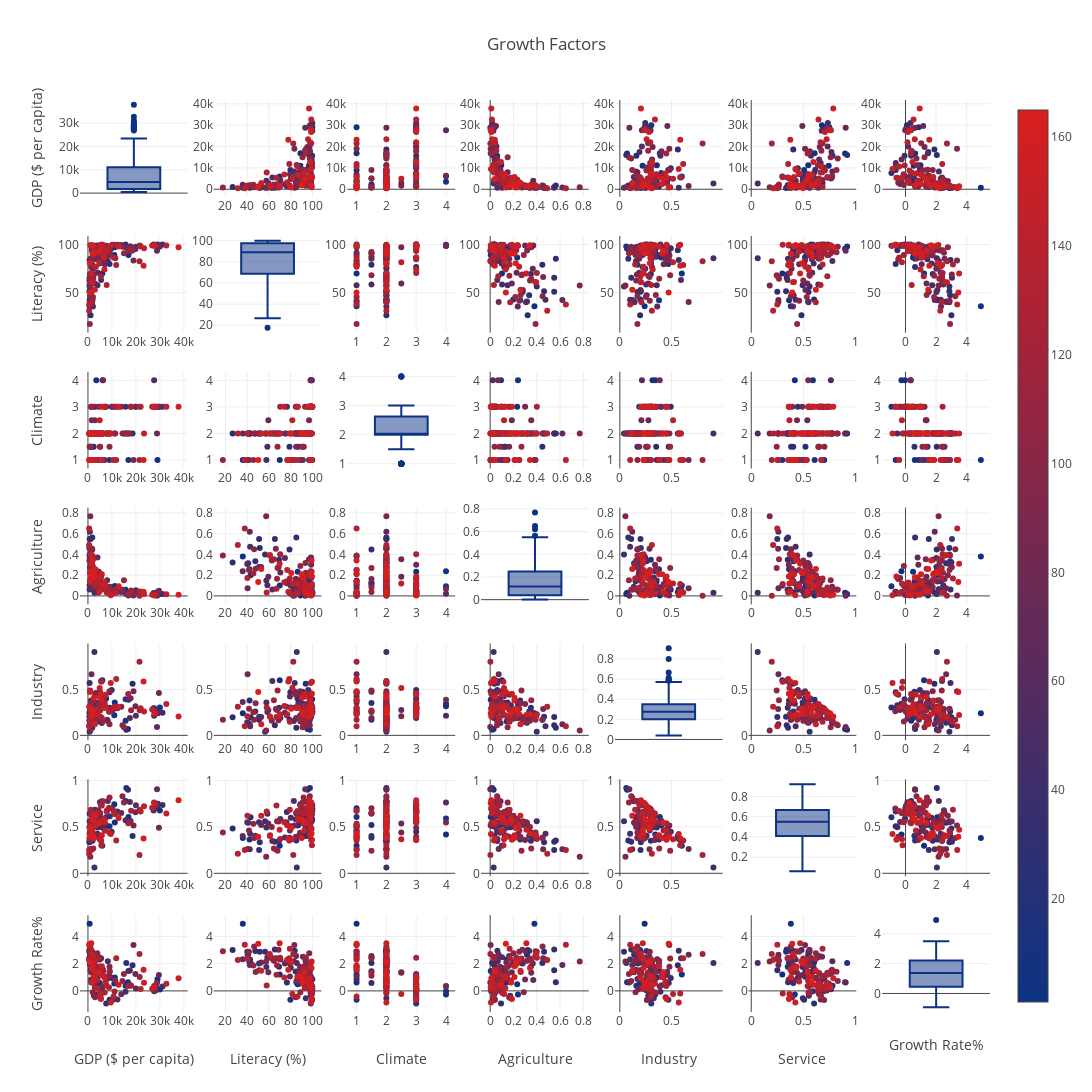

Here is the notebook cell this chart was saved with:
### Markdown cell above
I am going to select the features which are correlated moderately or higher. But I left some features even though it is correlated because these features were used for calculation of growth rate. After selection lets look at correlation matrix.

### Code cell
data2=data.loc[:,["GDP ($ per capita)","Literacy (%)","Climate","Agriculture","Industry","Service","Growth Rate%"]]
data2["index"]=np.arange(1,len(data2)+1)
fig = ff.create_scatterplotmatrix(data2, diag='box', index='index',colormap='Portland',
                                  colormap_type='cat',title="Growth Factors",
                                  height=1200, width=1200)
iplot(fig)

### Figure 1 — Plotly figure (JSON) as saved in the notebook; plotly's stock layout.template omitted (floating-point values rounded to 4 significant figures; data arrays with more than 128 entries replaced by an {"elided": "..."} marker saying what was removed)
{"data": [{"marker": {"color": "rgb(12, 51, 131)"}, "showlegend": false, "type": "box", "uid": "b44085d3-daa5-43ec-8c5b-17980a79aefd", "xaxis": "x", "y": {"elided": "165 int values"}, "yaxis": "y"}, {"marker": {"color": {"elided": "165 int values"}, "colorscale": [[0, "rgb(12, 51, 131)"], [1, "rgb(217, 30, 30)"]], "showscale": true, "size": 6}, "mode": "markers", "showlegend": false, "type": "scatter", "uid": "1f595943-efe1-403e-93f6-f5c62743c4da", "x": {"elided": "165 float values"}, "xaxis": "x2", "y": {"elided": "165 int values"}, "yaxis": "y2"}, {"marker": {"color": {"elided": "165 int values"}, "colorscale": [[0, "rgb(12, 51, 131)"], [1, "rgb(217, 30, 30)"]], "showscale": false, "size": 6}, "mode": "markers", "showlegend": false, "type": "scatter", "uid": "0f0d9ee2-7653-421a-84f0-150a9e045c49", "x": {"elided": "165 float values"}, "xaxis": "x3", "y": {"elided": "165 int values"}, "yaxis": "y3"}, {"marker": {"color": {"elided": "165 int values"}, "colorscale": [[0, "rgb(12, 51, 131)"], [1, "rgb(217, 30, 30)"]], "showscale": false, "size": 6}, "mode": "markers", "showlegend": false, "type": "scatter", "uid": "c58b228f-9655-44ee-a5d1-b10929c14988", "x": {"elided": "165 float values"}, "xaxis": "x4", "y": {"elided": "165 int values"}, "yaxis": "y4"}, {"marker": {"color": {"elided": "165 int values"}, "colorscale": [[0, "rgb(12, 51, 131)"], [1, "rgb(217, 30, 30)"]], "showscale": false, "size": 6}, "mode": "markers", "showlegend": false, "type": "scatter", "uid": "da45d145-9b1c-46e4-b8f0-15c8c3651609", "x": {"elided": "165 float values"}, "xaxis": "x5", "y": {"elided": "165 int values"}, "yaxis": "y5"}, {"marker": {"color": {"elided": "165 int values"}, "colorscale": [[0, "rgb(12, 51, 131)"], [1, "rgb(217, 30, 30)"]], "showscale": false, "size": 6}, "mode": "markers", "showlegend": false, "type": "scatter", "uid": "2c738bab-3cb4-4faa-b682-2b8ffbd7ddfb", "x": {"elided": "165 float values"}, "xaxis": "x6", "y": {"elided": "165 int values"}, "yaxis": "y6"}, {"marker": {"color": {"elided": "165 int values"}, "colorscale": [[0, "rgb(12, 51, 131)"], [1, "rgb(217, 30, 30)"]], "showscale": false, "size": 6}, "mode": "markers", "showlegend": false, "type": "scatter", "uid": "27cb507e-30c7-419b-a825-75dfbc1e5ab6", "x": {"elided": "165 float values"}, "xaxis": "x7", "y": {"elided": "165 int values"}, "yaxis": "y7"}, {"marker": {"color": {"elided": "165 int values"}, "colorscale": [[0, "rgb(12, 51, 131)"], [1, "rgb(217, 30, 30)"]], "showscale": false, "size": 6}, "mode": "markers", "showlegend": false, "type": "scatter", "uid": "b1a47120-8fbb-4b37-ba93-26cb5edb2fb0", "x": {"elided": "165 int values"}, "xaxis": "x8", "y": {"elided": "165 float values"}, "yaxis": "y8"}, {"marker": {"color": "rgb(12, 51, 131)"}, "showlegend": false, "type": "box", "uid": "a05f2385-279a-45d6-b44b-62d33d1232d9", "xaxis": "x9", "y": {"elided": "165 float values"}, "yaxis": "y9"}, {"marker": {"color": {"elided": "165 int values"}, "colorscale": [[0, "rgb(12, 51, 131)"], [1, "rgb(217, 30, 30)"]], "showscale": false, "size": 6}, "mode": "markers", "showlegend": false, "type": "scatter", "uid": "574d24f4-1fca-471f-87d7-24682bc5e969", "x": {"elided": "165 float values"}, "xaxis": "x10", "y": {"elided": "165 float values"}, "yaxis": "y10"}, {"marker": {"color": {"elided": "165 int values"}, "colorscale": [[0, "rgb(12, 51, 131)"], [1, "rgb(217, 30, 30)"]], "showscale": false, "size": 6}, "mode": "markers", "showlegend": false, "type": "scatter", "uid": "4fe49136-f1eb-4959-8e01-5caff2d7d097", "x": {"elided": "165 float values"}, "xaxis": "x11", "y": {"elided": "165 float values"}, "yaxis": "y11"}, {"marker": {"color": {"elided": "165 int values"}, "colorscale": [[0, "rgb(12, 51, 131)"], [1, "rgb(217, 30, 30)"]], "showscale": false, "size": 6}, "mode": "markers", "showlegend": false, "type": "scatter", "uid": "bf7f0b29-f042-4ac7-9e73-4f7b7e17e8c9", "x": {"elided": "165 float values"}, "xaxis": "x12", "y": {"elided": "165 float values"}, "yaxis": "y12"}, {"marker": {"color": {"elided": "165 int values"}, "colorscale": [[0, "rgb(12, 51, 131)"], [1, "rgb(217, 30, 30)"]], "showscale": false, "size": 6}, "mode": "markers", "showlegend": false, "type": "scatter", "uid": "f2da727d-de97-4521-a45f-c1acfc2523b4", "x": {"elided": "165 float values"}, "xaxis": "x13", "y": {"elided": "165 float values"}, "yaxis": "y13"}, {"marker": {"color": {"elided": "165 int values"}, "colorscale": [[0, "rgb(12, 51, 131)"], [1, "rgb(217, 30, 30)"]], "showscale": false, "size": 6}, "mode": "markers", "showlegend": false, "type": "scatter", "uid": "1d850924-bd78-4f8d-a51a-9f8f78d2880a", "x": {"elided": "165 float values"}, "xaxis": "x14", "y": {"elided": "165 float values"}, "yaxis": "y14"}, {"marker": {"color": {"elided": "165 int values"}, "colorscale": [[0, "rgb(12, 51, 131)"], [1, "rgb(217, 30, 30)"]], "showscale": false, "size": 6}, "mode": "markers", "showlegend": false, "type": "scatter", "uid": "5763df09-6329-4617-8960-73f073b9ca43", "x": {"elided": "165 int values"}, "xaxis": "x15", "y": {"elided": "165 float values"}, "yaxis": "y15"}, {"marker": {"color": {"elided": "165 int values"}, "colorscale": [[0, "rgb(12, 51, 131)"], [1, "rgb(217, 30, 30)"]], "showscale": false, "size": 6}, "mode": "markers", "showlegend": false, "type": "scatter", "uid": "e55488ed-4c2d-4cc0-8a73-bcdebfe67f55", "x": {"elided": "165 float values"}, "xaxis": "x16", "y": {"elided": "165 float values"}, "yaxis": "y16"}, {"marker": {"color": "rgb(12, 51, 131)"}, "showlegend": false, "type": "box", "uid": "3a93dcd9-55ef-447a-a8ac-0d38b7361827", "xaxis": "x17", "y": {"elided": "165 float values"}, "yaxis": "y17"}, {"marker": {"color": {"elided": "165 int values"}, "colorscale": [[0, "rgb(12, 51, 131)"], [1, "rgb(217, 30, 30)"]], "showscale": false, "size": 6}, "mode": "markers", "showlegend": false, "type": "scatter", "uid": "8891ae3c-cb5e-414c-9fd4-4c4ef5d50109", "x": {"elided": "165 float values"}, "xaxis": "x18", "y": {"elided": "165 float values"}, "yaxis": "y18"}, {"marker": {"color": {"elided": "165 int values"}, "colorscale": [[0, "rgb(12, 51, 131)"], [1, "rgb(217, 30, 30)"]], "showscale": false, "size": 6}, "mode": "markers", "showlegend": false, "type": "scatter", "uid": "e94c9825-1454-4567-803e-db2a806d5014", "x": {"elided": "165 float values"}, "xaxis": "x19", "y": {"elided": "165 float values"}, "yaxis": "y19"}, {"marker": {"color": {"elided": "165 int values"}, "colorscale": [[0, "rgb(12, 51, 131)"], [1, "rgb(217, 30, 30)"]], "showscale": false, "size": 6}, "mode": "markers", "showlegend": false, "type": "scatter", "uid": "8bac2a42-8a49-4dbe-ae64-1bc047c2286c", "x": {"elided": "165 float values"}, "xaxis": "x20", "y": {"elided": "165 float values"}, "yaxis": "y20"}, {"marker": {"color": {"elided": "165 int values"}, "colorscale": [[0, "rgb(12, 51, 131)"], [1, "rgb(217, 30, 30)"]], "showscale": false, "size": 6}, "mode": "markers", "showlegend": false, "type": "scatter", "uid": "786cd9c0-396b-458a-ad88-9ae3051e3aa8", "x": {"elided": "165 float values"}, "xaxis": "x21", "y": {"elided": "165 float values"}, "yaxis": "y21"}, {"marker": {"color": {"elided": "165 int values"}, "colorscale": [[0, "rgb(12, 51, 131)"], [1, "rgb(217, 30, 30)"]], "showscale": false, "size": 6}, "mode": "markers", "showlegend": false, "type": "scatter", "uid": "4f30f817-9a48-40b0-8c7b-f18b382172e3", "x": {"elided": "165 int values"}, "xaxis": "x22", "y": {"elided": "165 float values"}, "yaxis": "y22"}, {"marker": {"color": {"elided": "165 int values"}, "colorscale": [[0, "rgb(12, 51, 131)"], [1, "rgb(217, 30, 30)"]], "showscale": false, "size": 6}, "mode": "markers", "showlegend": false, "type": "scatter", "uid": "ad6ba1e1-6e5d-42fe-bdbf-38de5721ad72", "x": {"elided": "165 float values"}, "xaxis": "x23", "y": {"elided": "165 float values"}, "yaxis": "y23"}, {"marker": {"color": {"elided": "165 int values"}, "colorscale": [[0, "rgb(12, 51, 131)"], [1, "rgb(217, 30, 30)"]], "showscale": false, "size": 6}, "mode": "markers", "showlegend": false, "type": "scatter", "uid": "509263c2-6905-4df9-b266-cc3e4e996ae0", "x": {"elided": "165 float values"}, "xaxis": "x24", "y": {"elided": "165 float values"}, "yaxis": "y24"}, {"marker": {"color": "rgb(12, 51, 131)"}, "showlegend": false, "type": "box", "uid": "300e15b1-cbdc-438d-b738-523e90970093", "xaxis": "x25", "y": {"elided": "165 float values"}, "yaxis": "y25"}, {"marker": {"color": {"elided": "165 int values"}, "colorscale": [[0, "rgb(12, 51, 131)"], [1, "rgb(217, 30, 30)"]], "showscale": false, "size": 6}, "mode": "markers", "showlegend": false, "type": "scatter", "uid": "4551d07c-5f42-4339-98a1-21e2ab04d51d", "x": {"elided": "165 float values"}, "xaxis": "x26", "y": {"elided": "165 float values"}, "yaxis": "y26"}, {"marker": {"color": {"elided": "165 int values"}, "colorscale": [[0, "rgb(12, 51, 131)"], [1, "rgb(217, 30, 30)"]], "showscale": false, "size": 6}, "mode": "markers", "showlegend": false, "type": "scatter", "uid": "a4fd0fa7-65eb-4845-9ced-1ae8259901d8", "x": {"elided": "165 float values"}, "xaxis": "x27", "y": {"elided": "165 float values"}, "yaxis": "y27"}, {"marker": {"color": {"elided": "165 int values"}, "colorscale": [[0, "rgb(12, 51, 131)"], [1, "rgb(217, 30, 30)"]], "showscale": false, "size": 6}, "mode": "markers", "showlegend": false, "type": "scatter", "uid": "84bb5998-e9d9-4513-895e-f1b313a303c5", "x": {"elided": "165 float values"}, "xaxis": "x28", "y": {"elided": "165 float values"}, "yaxis": "y28"}, {"marker": {"color": {"elided": "165 int values"}, "colorscale": [[0, "rgb(12, 51, 131)"], [1, "rgb(217, 30, 30)"]], "showscale": false, "size": 6}, "mode": "markers", "showlegend": false, "type": "scatter", "uid": "8c79ba04-c7fd-417b-8385-f6e19453667a", "x": {"elided": "165 int values"}, "xaxis": "x29", "y": {"elided": "165 float values"}, "yaxis": "y29"}, {"marker": {"color": {"elided": "165 int values"}, "colorscale": [[0, "rgb(12, 51, 131)"], [1, "rgb(217, 30, 30)"]], "showscale": false, "size": 6}, "mode": "markers", "showlegend": false, "type": "scatter", "uid": "a339b8fb-fe9f-42a7-9afc-fe641e2d8987", "x": {"elided": "165 float values"}, "xaxis": "x30", "y": {"elided": "165 float values"}, "yaxis": "y30"}, {"marker": {"color": {"elided": "165 int values"}, "colorscale": [[0, "rgb(12, 51, 131)"], [1, "rgb(217, 30, 30)"]], "showscale": false, "size": 6}, "mode": "markers", "showlegend": false, "type": "scatter", "uid": "d9c362ac-bcca-4387-86a2-1f545063a4af", "x": {"elided": "165 float values"}, "xaxis": "x31", "y": {"elided": "165 float values"}, "yaxis": "y31"}, {"marker": {"color": {"elided": "165 int values"}, "colorscale": [[0, "rgb(12, 51, 131)"], [1, "rgb(217, 30, 30)"]], "showscale": false, "size": 6}, "mode": "markers", "showlegend": false, "type": "scatter", "uid": "2bdbc9b5-9697-496a-a2c3-9b288180af02", "x": {"elided": "165 float values"}, "xaxis": "x32", "y": {"elided": "165 float values"}, "yaxis": "y32"}, {"marker": {"color": "rgb(12, 51, 131)"}, "showlegend": false, "type": "box", "uid": "b058545a-41e9-4733-a9e0-7ae33288d96c", "xaxis": "x33", "y": {"elided": "165 float values"}, "yaxis": "y33"}, {"marker": {"color": {"elided": "165 int values"}, "colorscale": [[0, "rgb(12, 51, 131)"], [1, "rgb(217, 30, 30)"]], "showscale": false, "size": 6}, "mode": "markers", "showlegend": false, "type": "scatter", "uid": "d9db141b-44ab-495b-971b-87421d0df643", "x": {"elided": "165 float values"}, "xaxis": "x34", "y": {"elided": "165 float values"}, "yaxis": "y34"}, {"marker": {"color": {"elided": "165 int values"}, "colorscale": [[0, "rgb(12, 51, 131)"], [1, "rgb(217, 30, 30)"]], "showscale": false, "size": 6}, "mode": "markers", "showlegend": false, "type": "scatter", "uid": "a649bd68-12b1-4e3b-bb95-cdc30d32ef5f", "x": {"elided": "165 float values"}, "xaxis": "x35", "y": {"elided": "165 float values"}, "yaxis": "y35"}, {"marker": {"color": {"elided": "165 int values"}, "colorscale": [[0, "rgb(12, 51, 131)"], [1, "rgb(217, 30, 30)"]], "showscale": false, "size": 6}, "mode": "markers", "showlegend": false, "type": "scatter", "uid": "76ad7679-ebaf-4062-90ac-8fc611725cda", "x": {"elided": "165 int values"}, "xaxis": "x36", "y": {"elided": "165 float values"}, "yaxis": "y36"}, {"marker": {"color": {"elided": "165 int values"}, "colorscale": [[0, "rgb(12, 51, 131)"], [1, "rgb(217, 30, 30)"]], "showscale": false, "size": 6}, "mode": "markers", "showlegend": false, "type": "scatter", "uid": "1aa89cfc-dd75-40fc-ad58-75ca35841ceb", "x": {"elided": "165 float values"}, "xaxis": "x37", "y": {"elided": "165 float values"}, "yaxis": "y37"}, {"marker": {"color": {"elided": "165 int values"}, "colorscale": [[0, "rgb(12, 51, 131)"], [1, "rgb(217, 30, 30)"]], "showscale": false, "size": 6}, "mode": "markers", "showlegend": false, "type": "scatter", "uid": "4e6e9ccc-31c3-4d83-9da8-fd7ed52b73ab", "x": {"elided": "165 float values"}, "xaxis": "x38", "y": {"elided": "165 float values"}, "yaxis": "y38"}, {"marker": {"color": {"elided": "165 int values"}, "colorscale": [[0, "rgb(12, 51, 131)"], [1, "rgb(217, 30, 30)"]], "showscale": false, "size": 6}, "mode": "markers", "showlegend": false, "type": "scatter", "uid": "e43b2af7-aae1-43fb-a29c-8e06f1f1ccd9", "x": {"elided": "165 float values"}, "xaxis": "x39", "y": {"elided": "165 float values"}, "yaxis": "y39"}, {"marker": {"color": {"elided": "165 int values"}, "colorscale": [[0, "rgb(12, 51, 131)"], [1, "rgb(217, 30, 30)"]], "showscale": false, "size": 6}, "mode": "markers", "showlegend": false, "type": "scatter", "uid": "4c9e79cc-bfc5-4978-8320-481ecf83e22f", "x": {"elided": "165 float values"}, "xaxis": "x40", "y": {"elided": "165 float values"}, "yaxis": "y40"}, {"marker": {"color": "rgb(12, 51, 131)"}, "showlegend": false, "type": "box", "uid": "4b98fd0e-7e81-4855-92c5-981ab8138e58", "xaxis": "x41", "y": {"elided": "165 float values"}, "yaxis": "y41"}, {"marker": {"color": {"elided": "165 int values"}, "colorscale": [[0, "rgb(12, 51, 131)"], [1, "rgb(217, 30, 30)"]], "showscale": false, "size": 6}, "mode": "markers", "showlegend": false, "type": "scatter", "uid": "481c39e1-4e49-4662-9430-de188da15a66", "x": {"elided": "165 float values"}, "xaxis": "x42", "y": {"elided": "165 float values"}, "yaxis": "y42"}, {"marker": {"color": {"elided": "165 int values"}, "colorscale": [[0, "rgb(12, 51, 131)"], [1, "rgb(217, 30, 30)"]], "showscale": false, "size": 6}, "mode": "markers", "showlegend": false, "type": "scatter", "uid": "d0db1028-9e8a-4364-80c2-f879b372e6f3", "x": {"elided": "165 int values"}, "xaxis": "x43", "y": {"elided": "165 float values"}, "yaxis": "y43"}, {"marker": {"color": {"elided": "165 int values"}, "colorscale": [[0, "rgb(12, 51, 131)"], [1, "rgb(217, 30, 30)"]], "showscale": false, "size": 6}, "mode": "markers", "showlegend": false, "type": "scatter", "uid": "4dbbf1c2-7782-4e17-b53c-76e051e9a7a6", "x": {"elided": "165 float values"}, "xaxis": "x44", "y": {"elided": "165 float values"}, "yaxis": "y44"}, {"marker": {"color": {"elided": "165 int values"}, "colorscale": [[0, "rgb(12, 51, 131)"], [1, "rgb(217, 30, 30)"]], "showscale": false, "size": 6}, "mode": "markers", "showlegend": false, "type": "scatter", "uid": "b14e2450-44ca-49da-bdae-26d81dda546d", "x": {"elided": "165 float values"}, "xaxis": "x45", "y": {"elided": "165 float values"}, "yaxis": "y45"}, {"marker": {"color": {"elided": "165 int values"}, "colorscale": [[0, "rgb(12, 51, 131)"], [1, "rgb(217, 30, 30)"]], "showscale": false, "size": 6}, "mode": "markers", "showlegend": false, "type": "scatter", "uid": "e8cfbfd9-34cd-44d6-854e-b2f6d6bfa58f", "x": {"elided": "165 float values"}, "xaxis": "x46", "y": {"elided": "165 float values"}, "yaxis": "y46"}, {"marker": {"color": {"elided": "165 int values"}, "colorscale": [[0, "rgb(12, 51, 131)"], [1, "rgb(217, 30, 30)"]], "showscale": false, "size": 6}, "mode": "markers", "showlegend": false, "type": "scatter", "uid": "c83c0623-8fda-451c-8d7d-af783560c060", "x": {"elided": "165 float values"}, "xaxis": "x47", "y": {"elided": "165 float values"}, "yaxis": "y47"}, {"marker": {"color": {"elided": "165 int values"}, "colorscale": [[0, "rgb(12, 51, 131)"], [1, "rgb(217, 30, 30)"]], "showscale": false, "size": 6}, "mode": "markers", "showlegend": false, "type": "scatter", "uid": "f2926ce5-118b-4cb8-8974-8c49e3efc9c1", "x": {"elided": "165 float values"}, "xaxis": "x48", "y": {"elided": "165 float values"}, "yaxis": "y48"}, {"marker": {"color": "rgb(12, 51, 131)"}, "showlegend": false, "type": "box", "uid": "80cb086e-94c7-4aa7-b804-4e37ca761843", "xaxis": "x49", "y": {"elided": "165 float values"}, "yaxis": "y49"}], "layout": {"height": 1200, "showlegend": true, "title": {"text": "Growth Factors"}, "width": 1200, "xaxis": {"anchor": "y", "domain": [0, 0.1184], "showticklabels": false}, "xaxis10": {"anchor": "y10", "domain": [0.2939, 0.4122]}, "xaxis11": {"anchor": "y11", "domain": [0.4408, 0.5592]}, "xaxis12": {"anchor": "y12", "domain": [0.5878, 0.7061]}, "xaxis13": {"anchor": "y13", "domain": [0.7347, 0.8531]}, "xaxis14": {"anchor": "y14", "domain": [0.8816, 1.0]}, "xaxis15": {"anchor": "y15", "domain": [0, 0.1184]}, "xaxis16": {"anchor": "y16", "domain": [0.1469, 0.2653]}, "xaxis17": {"anchor": "y17", "domain": [0.2939, 0.4122], "showticklabels": false}, "xaxis18": {"anchor": "y18", "domain": [0.4408, 0.5592]}, "xaxis19": {"anchor": "y19", "domain": [0.5878, 0.7061]}, "xaxis2": {"anchor": "y2", "domain": [0.1469, 0.2653]}, "xaxis20": {"anchor": "y20", "domain": [0.7347, 0.8531]}, "xaxis21": {"anchor": "y21", "domain": [0.8816, 1.0]}, "xaxis22": {"anchor": "y22", "domain": [0, 0.1184]}, "xaxis23": {"anchor": "y23", "domain": [0.1469, 0.2653]}, "xaxis24": {"anchor": "y24", "domain": [0.2939, 0.4122]}, "xaxis25": {"anchor": "y25", "domain": [0.4408, 0.5592], "showticklabels": false}, "xaxis26": {"anchor": "y26", "domain": [0.5878, 0.7061]}, "xaxis27": {"anchor": "y27", "domain": [0.7347, 0.8531]}, "xaxis28": {"anchor": "y28", "domain": [0.8816, 1.0]}, "xaxis29": {"anchor": "y29", "domain": [0, 0.1184]}, "xaxis3": {"anchor": "y3", "domain": [0.2939, 0.4122]}, "xaxis30": {"anchor": "y30", "domain": [0.1469, 0.2653]}, "xaxis31": {"anchor": "y31", "domain": [0.2939, 0.4122]}, "xaxis32": {"anchor": "y32", "domain": [0.4408, 0.5592]}, "xaxis33": {"anchor": "y33", "domain": [0.5878, 0.7061], "showticklabels": false}, "xaxis34": {"anchor": "y34", "domain": [0.7347, 0.8531]}, "xaxis35": {"anchor": "y35", "domain": [0.8816, 1.0]}, "xaxis36": {"anchor": "y36", "domain": [0, 0.1184]}, "xaxis37": {"anchor": "y37", "domain": [0.1469, 0.2653]}, "xaxis38": {"anchor": "y38", "domain": [0.2939, 0.4122]}, "xaxis39": {"anchor": "y39", "domain": [0.4408, 0.5592]}, "xaxis4": {"anchor": "y4", "domain": [0.4408, 0.5592]}, "xaxis40": {"anchor": "y40", "domain": [0.5878, 0.7061]}, "xaxis41": {"anchor": "y41", "domain": [0.7347, 0.8531], "showticklabels": false}, "xaxis42": {"anchor": "y42", "domain": [0.8816, 1.0]}, "xaxis43": {"anchor": "y43", "domain": [0, 0.1184], "title": {"text": "GDP ($ per capita)"}}, "xaxis44": {"anchor": "y44", "domain": [0.1469, 0.2653], "title": {"text": "Literacy (%)"}}, "xaxis45": {"anchor": "y45", "domain": [0.2939, 0.4122], "title": {"text": "Climate"}}, "xaxis46": {"anchor": "y46", "domain": [0.4408, 0.5592], "title": {"text": "Agriculture"}}, "xaxis47": {"anchor": "y47", "domain": [0.5878, 0.7061], "title": {"text": "Industry"}}, "xaxis48": {"anchor": "y48", "domain": [0.7347, 0.8531], "title": {"text": "Service"}}, "xaxis49": {"anchor": "y49", "domain": [0.8816, 1.0], "showticklabels": false, "title": {"text": "Growth Rate%"}}, "xaxis5": {"anchor": "y5", "domain": [0.5878, 0.7061]}, "xaxis6": {"anchor": "y6", "domain": [0.7347, 0.8531]}, "xaxis7": {"anchor": "y7", "domain": [0.8816, 1.0]}, "xaxis8": {"anchor": "y8", "domain": [0, 0.1184]}, "xaxis9": {"anchor": "y9", "domain": [0.1469, 0.2653], "showticklabels": false}, "yaxis": {"anchor": "x", "domain": [0.8939, 1], "title": {"text": "GDP ($ per capita)"}}, "yaxis10": {"anchor": "x10", "domain": [0.7449, 0.851]}, "yaxis11": {"anchor": "x11", "domain": [0.7449, 0.851]}, "yaxis12": {"anchor": "x12", "domain": [0.7449, 0.851]}, "yaxis13": {"anchor": "x13", "domain": [0.7449, 0.851]}, "yaxis14": {"anchor": "x14", "domain": [0.7449, 0.851]}, "yaxis15": {"anchor": "x15", "domain": [0.5959, 0.702], "title": {"text": "Climate"}}, "yaxis16": {"anchor": "x16", "domain": [0.5959, 0.702]}, "yaxis17": {"anchor": "x17", "domain": [0.5959, 0.702]}, "yaxis18": {"anchor": "x18", "domain": [0.5959, 0.702]}, "yaxis19": {"anchor": "x19", "domain": [0.5959, 0.702]}, "yaxis2": {"anchor": "x2", "domain": [0.8939, 1]}, "yaxis20": {"anchor": "x20", "domain": [0.5959, 0.702]}, "yaxis21": {"anchor": "x21", "domain": [0.5959, 0.702]}, "yaxis22": {"anchor": "x22", "domain": [0.4469, 0.5531], "title": {"text": "Agriculture"}}, "yaxis23": {"anchor": "x23", "domain": [0.4469, 0.5531]}, "yaxis24": {"anchor": "x24", "domain": [0.4469, 0.5531]}, "yaxis25": {"anchor": "x25", "domain": [0.4469, 0.5531]}, "yaxis26": {"anchor": "x26", "domain": [0.4469, 0.5531]}, "yaxis27": {"anchor": "x27", "domain": [0.4469, 0.5531]}, "yaxis28": {"anchor": "x28", "domain": [0.4469, 0.5531]}, "yaxis29": {"anchor": "x29", "domain": [0.298, 0.4041], "title": {"text": "Industry"}}, "yaxis3": {"anchor": "x3", "domain": [0.8939, 1]}, "yaxis30": {"anchor": "x30", "domain": [0.298, 0.4041]}, "yaxis31": {"anchor": "x31", "domain": [0.298, 0.4041]}, "yaxis32": {"anchor": "x32", "domain": [0.298, 0.4041]}, "yaxis33": {"anchor": "x33", "domain": [0.298, 0.4041]}, "yaxis34": {"anchor": "x34", "domain": [0.298, 0.4041]}, "yaxis35": {"anchor": "x35", "domain": [0.298, 0.4041]}, "yaxis36": {"anchor": "x36", "domain": [0.149, 0.2551], "title": {"text": "Service"}}, "yaxis37": {"anchor": "x37", "domain": [0.149, 0.2551]}, "yaxis38": {"anchor": "x38", "domain": [0.149, 0.2551]}, "yaxis39": {"anchor": "x39", "domain": [0.149, 0.2551]}, "yaxis4": {"anchor": "x4", "domain": [0.8939, 1]}, "yaxis40": {"anchor": "x40", "domain": [0.149, 0.2551]}, "yaxis41": {"anchor": "x41", "domain": [0.149, 0.2551]}, "yaxis42": {"anchor": "x42", "domain": [0.149, 0.2551]}, "yaxis43": {"anchor": "x43", "domain": [0, 0.1061], "title": {"text": "Growth Rate%"}}, "yaxis44": {"anchor": "x44", "domain": [0, 0.1061]}, "yaxis45": {"anchor": "x45", "domain": [0, 0.1061]}, "yaxis46": {"anchor": "x46", "domain": [0, 0.1061]}, "yaxis47": {"anchor": "x47", "domain": [0, 0.1061]}, "yaxis48": {"anchor": "x48", "domain": [0, 0.1061]}, "yaxis49": {"anchor": "x49", "domain": [0, 0.1061]}, "yaxis5": {"anchor": "x5", "domain": [0.8939, 1]}, "yaxis6": {"anchor": "x6", "domain": [0.8939, 1]}, "yaxis7": {"anchor": "x7", "domain": [0.8939, 1]}, "yaxis8": {"anchor": "x8", "domain": [0.7449, 0.851], "title": {"text": "Literacy (%)"}}, "yaxis9": {"anchor": "x9", "domain": [0.7449, 0.851]}}}
